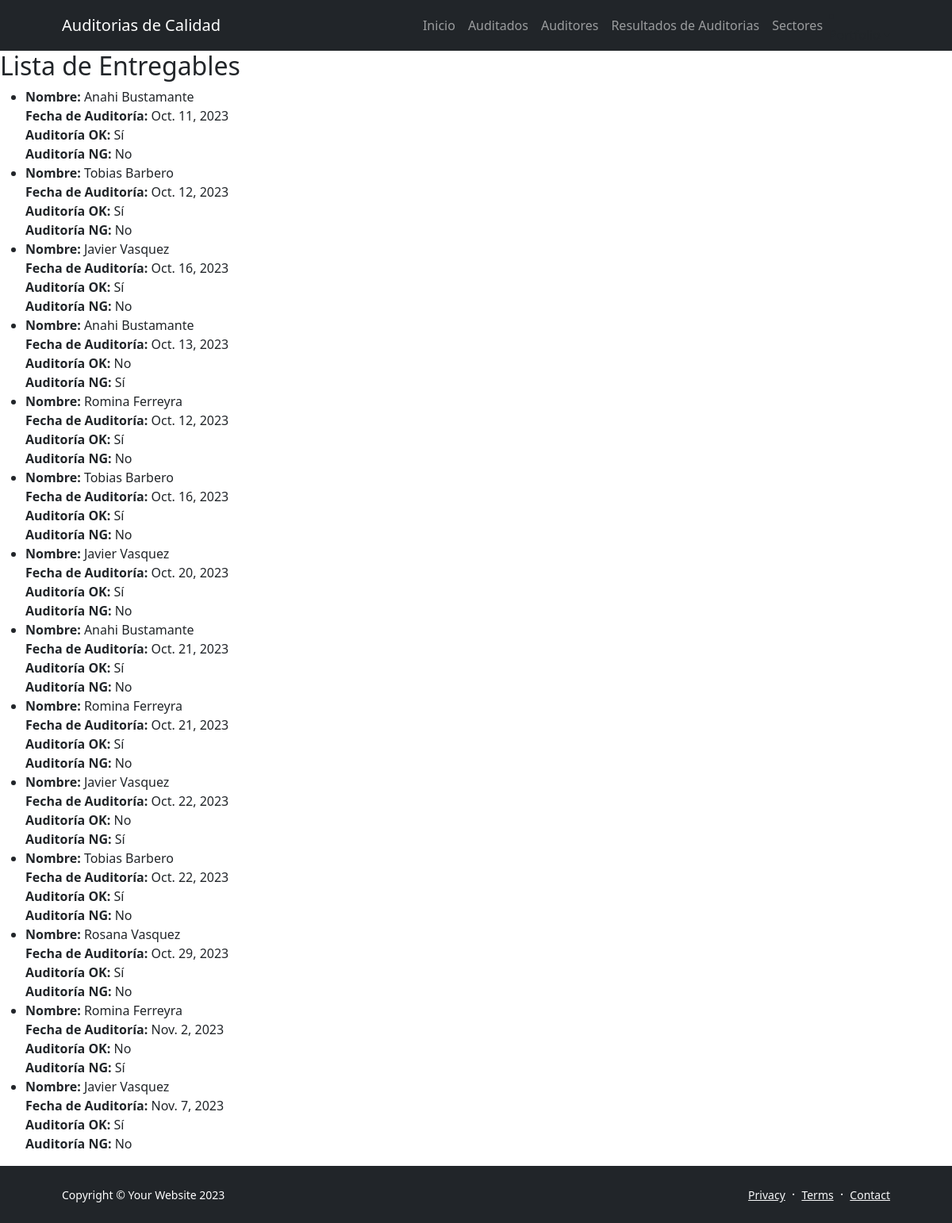
The page /AppAuditoria/leerEntregables on the database as committed earlier.
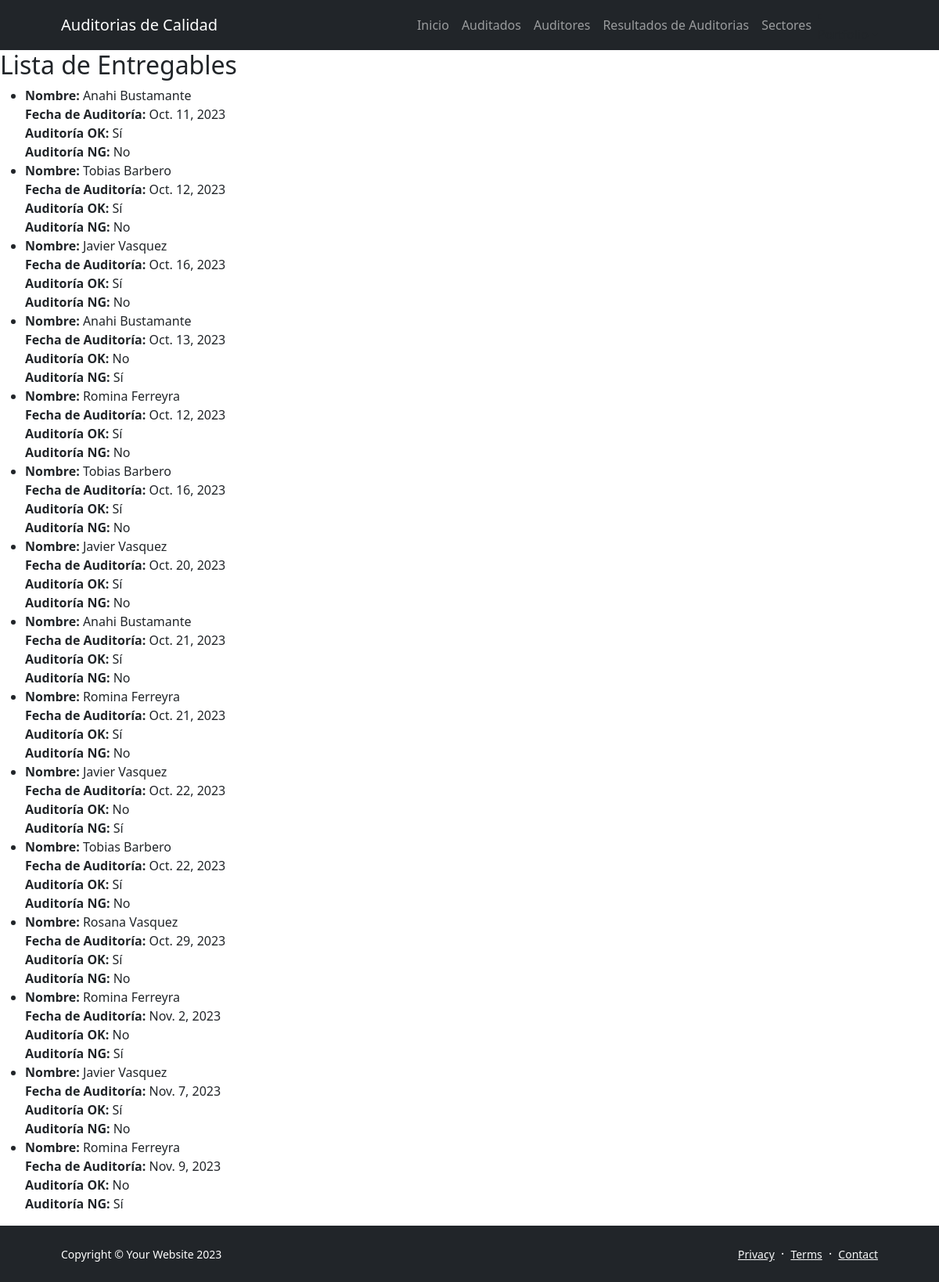
The same page on the database as committed later.
### AppAuditoria/models.py (models this page shows, shortened)
class Entregable(models.Model):
    nombre = models.CharField(max_length=100)
    fechaDeAuditoria = models.DateField()
    auditoria_ok = models.BooleanField(default=False)
    auditoria_ng = models.BooleanField(default=False)

### AppAuditoria/views.py (the view)
# urls.py: path('leerEntregables', views.leerEntregables, name="LeerEntregables"),
def leerEntregables(request):
      entregables = Entregable.objects.all() #trae todos los resultados de las auditorias
      contexto= {"entregables":entregables}
      return render(request, "AppAuditoria/leerEntregables.html",contexto)

### AppAuditoria/templates/AppAuditoria/leerEntregables.html (shortened to what this page needs)
<!DOCTYPE html>
{% extends 'AppAuditoria/base.html' %}
{% load static %}
{% block section1 %}
<html lang="en">
<head>
</head>
<body>
    <h2>Lista de Entregables</h2>
    <ul>
        {% for e in entregables %}
            <li>
                <strong>Nombre:</strong> {{ e.nombre }}<br>
                <strong>Fecha de Auditoría:</strong> {{ e.fechaDeAuditoria }}<br>
                <strong>Auditoría OK:</strong> {% if e.auditoria_ok %}Sí{% else %}No{% endif %}<br>
                <strong>Auditoría NG:</strong> {% if e.auditoria_ng %}Sí{% else %}No{% endif %}<br>
            </li>
        {% endfor %}
    </ul>
</body>
</html>
{% endblock %}

Rows that differ between the two databases and show on the page:
added Entregable: nombre "Romina Ferreyra", fechaDeAuditoria "Nov. 9, 2023", auditoria_ok "No", auditoria_ng "Sí"
